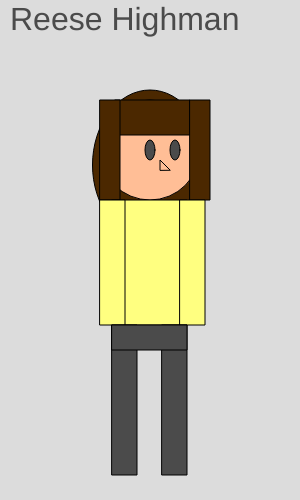
Frame 1 (no input)
Frame 60 (no input): identical to frame 1, image omitted
Frame 120 (the mouse pressed at the canvas centre since frame 60): identical to frame 1, image omitted

The p5.js sketch that drew this single still picture (run headless with seeded random() and noise() and a simulated clock; from frame 60 on, the mouse is pressed at the canvas centre):

// p5.js sketch
// ── sketch.js
 function setup()
    {
        createCanvas(300,500);
    }
    function draw()
    {
        background(220);
        fill(75,40,0);
        ellipse(150,165,115,150);
        fill(255, 190, 150);
        circle(150,150,100);
        triangle(160, 170, 160, 160, 170, 170);
        fill(75,40,0);
        rect(115,100,75,35);
        rect(100,100,20,100);
        rect(190,100,20,100);
        fill(300,300,128);
        rect(112,200,75,125);
        rect(100,200,25,125);
        rect(180,200,25,125);
         fill(75);
        rect(112,325,25,150);
        rect(162,325,25,150);
        rect(112,325,75,25);
        ellipse(150,150,10,20);
        ellipse(175,150,10,20);
        textSize(32);
        text('Reese Highman', 10, 30);
       
      
        
    }
    

// ── test.html
<script src="https://cdnjs.cloudflare.com/ajax/libs/p5.js/1.1.9/p5.min.js"></script>
 <script src="p5.min.js"></script>
